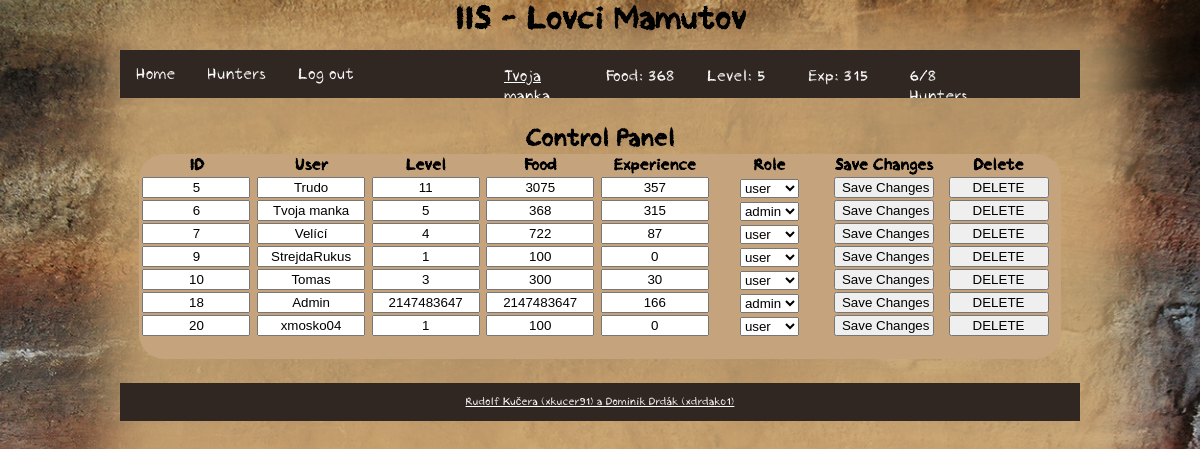
Before: /iis/admin/controlPanel (signed in) with the older database file.
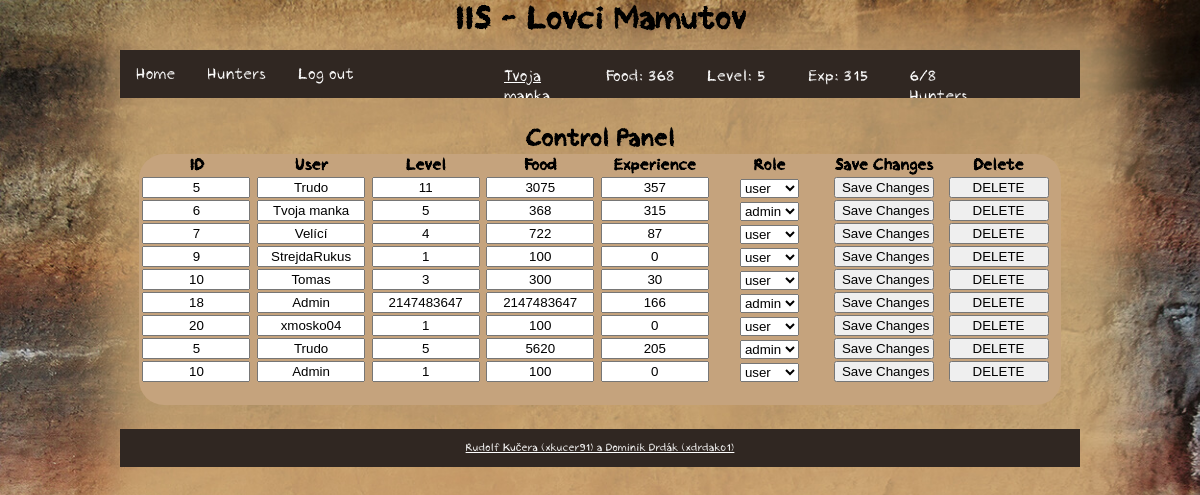
After: the same page with the newer database file.
### tables this page shows
CREATE TABLE `user` (
  `id` int(11) NOT NULL,
  `name` varchar(255) NOT NULL,
  `password` varchar(255) NOT NULL,
  `level` int(11) NOT NULL,
  `food` int(11) NOT NULL,
  `experience` int(11) NOT NULL,
  `role` varchar(10) NOT NULL
);

### index.php (called while the page is built, shortened)
<?php
require_once('functions.php');
$router = new RouterController();
$router->handle(array($_SERVER['REQUEST_URI']));
$router->writeView();

### functions.php (called while the page is built, shortened)
<?php
function isLoggedIn() {
	if (isset($_SESSION['user']))
		return true;
	else
		return false;
}
function url($url) {
	return Controller::$url . $url;
}

### model/Db.php (called while the page is built, shortened)
<?php
class Db {
    private static $connection;
    private static $settings = array(
		PDO::ATTR_ERRMODE => PDO::ERRMODE_EXCEPTION,
		PDO::MYSQL_ATTR_INIT_COMMAND => "SET NAMES utf8",
		PDO::ATTR_EMULATE_PREPARES => false,
	);
    public static function connect($host, $user, $password, $database) {
		if (!isset(self::$connection)) {
			self::$connection = @new PDO(
				"mysql:host=$host;dbname=$database",
				$user,
				$password,
				self::$settings
			);
		}
	}
    public static function queryOne($query, $parameters = array()) {
		$result = self::$connection->prepare($query);
		$result->execute($parameters);
		return $result->fetch();
	}
    public static function queryAll($query, $parameters = array()) {
		$result = self::$connection->prepare($query);
		$result->execute($parameters);
		return $result->fetchAll();
	}
	public static function query($query, $parameters = array()) {
		$result = self::$connection->prepare($query);
		$result->execute($parameters);
		return $result->rowCount();
	}
}

### model/user.php (called while the page is built, shortened)
<?php
class User {
	private $id;
	private $name;
	private $level;
	private $food;
	private $experience;
	public function __construct ($name) {
		$user = Db::queryOne('SELECT * FROM user WHERE name = ?',[$name]);
		if (empty($user)) {
			$this->name = $name;
			$this->level = 1;
			$this->food = 100;
			$this->experience = 0;
			$this->role = 'user';
		} else {
			$this->id = $user['id'];
			$this->name = $user['name'];
			$this->level = $user['level'];
			$this->food =  $user['food'];
			$this->experience =  $user['experience'];
		}
	}
	public function getId() {
		if (isset($this->id))
			return $this->id;
		else
			return $this->id = Db::querySingle('SELECT id FROM user WHERE name = ?', [$this->name]);
	}
	public function getLevel() {
		return $this->level;
	}
	public function getFood() {
		return $this->food;
	}
	public function getExp() {
		return $this->experience;
	}
	public function getMyHuntersCount() {
		return Db::query('SELECT * FROM hunter WHERE user = ? AND health > ?', [$this->id,0]);
	}
}

### controller/RouterController.php (called while the page is built, shortened)
<?php
class RouterController extends Controller
{
	protected $controller;
	private function dashToCamelCase($text)
	{
		$word = str_replace('-', ' ', $text);
		$word = ucwords($word);
		$word = str_replace(' ', '', $word);
		return $word;
	}
	private function parseURL($url)
	{
        $parsedURL = parse_url($url);
		$parsedURL["path"] = ltrim($parsedURL["path"], "/");
		$parsedURL["path"] = trim($parsedURL["path"]);
		$splitPath = explode("/", $parsedURL["path"]);
		return $splitPath;
	}
    public function handle($parameters)
    {
		$parsedURL = $this->parseURL($parameters[0]);
		$iis = array_shift($parsedURL);
		$controllerClass = $this->dashToCamelCase(array_shift($parsedURL)) . 'Controller';
		if (file_exists('controller/' . $controllerClass . '.php'))
			$this->controller = new $controllerClass;
		else
			$this->redirect('error');
        $this->controller->handle($parsedURL);
		if (isLoggedIn()) {
			$this->data['user'] = new User($_SESSION['user']);
		}
    }
}

### controller/AdminController.php (called while the page is built, shortened)
<?php
class AdminController extends Controller
{
	 public function handle($parameters)
	 {
		switch ($parameters[0]) {
			case "controlPanel";
				$this->controlPanel();
				break;
		}
	 }
	public function controlPanel() {
	 	if (isLoggedIn()) {
			$user = new User($_SESSION['user']);
	 	}
	 	$this->data['users'] = Db::queryAll('SELECT * FROM user');
	}
}

### view/controlPanel.phtml (the view, shortened to what the changed rows need)
<h1>Control Panel</h1>
<div id="users">
	<table >
		<tr>
			<th>ID</th>
			<th>User</th>
			<th>Level</th>
			<th>Food</th>
			<th>Experience</th>
			<th>Role</th>
			<th>Save Changes</th>
			<th>Delete</th>
		</tr>
		<?php foreach ($users as $user) : ?>
			<tr>
				<form method="POST">
					<td><input type="text" name="id" value="<?= $user['id']?>" readonly></td>
					<td><input type="text" name="name" value="<?= $user['name']?>" required></td>
					<td><input type="text" name="level" value="<?= $user['level']?>" required></td>
					<td><input type="text" name="food" value="<?= $user['food']?>" required></td>
					<td><input type="text" name="experience" value="<?= $user['experience']?>" required></td>
					<th>
						<select name="role">
							<?php if ($user['role'] == 'user') : ?>
							<option value="user" name="role" value="user" selected>user</option>
							<?php else : ?>
							<option value="admin" name="role" value="admin" selected>admin</option>
							<?php endif; ?>
						</select>
					</th>
					<th><input type="submit" value="Save Changes"></th>
				</form>
					<th>
						<form method="POST">
							<input type="submit" value="DELETE">
						</form>
					</th>
			</tr>
		<?php endforeach; ?>
	</table>
</div>

### view/template.phtml (shortened to what the changed rows need)
<!DOCTYPE html>
<html lang="cs-cz">
	<head>
		<link rel="stylesheet" href="<?= url('css/style.css') ?>" type="text/css"/>
		<link rel="stylesheet" href="<?= url('css/navigation.css') ?>" type="text/css"/>
		<link rel="stylesheet" href="<?= url('css/start.css') ?>" type="text/css"/>
		<link rel="stylesheet" href="<?= url('css/hunter.css') ?>" type="text/css"/>
		<link rel="stylesheet" href="<?= url('css/outpost.css') ?>" type="text/css"/>
		<link rel="stylesheet" href="<?= url('css/expedition.css') ?>" type="text/css"/>
		<link rel="stylesheet" href="<?= url('css/user.css') ?>" type="text/css"/>
		<link rel="stylesheet" href="<?= url('css/admin.css') ?>" type="text/css"/>
	</head>
	<body>
		<header>
			<div class="center">
				<h1>IIS - Lovci Mamutov</h1>
			</div>
		</header>
		<nav>
			<div class="center">
				<ul>
					<?php if (isLoggedIn()): ?>
						<li><a href="<?= url('hunter/overview') ?>">Hunters</a></li>
						<li><a href="<?= url('logout') ?>">Log out</a></li>
						<div id="stats">
							<p id="stats-name"><a href="<?= url('user/detail/'.$user->getId()) ?>"><?= $_SESSION['user'] ?></a></p>
							<p id="stats-food">Food: <?= $user->getFood()?></p>
							<p id="stats-lvl">Level: <?= $user->getLevel()?></p>
							<p id="stats-exp">Exp: <?= $user->getExp()?></p>
							<p id="stats-hunters"><?= $user->getMyHuntersCount() ?>/<?= $user->getLevel()+3?> Hunters</p>
						</div>
					<?php endif; ?>
				</ul>
			</div>
		</nav>
		<article>
			<div class="center">
				<?php $this->controller->writeView();  ?>
			</div>
		</article>
	</body>
</html>

Changed rows visible on the page:
added user: id "5", name "Trudo", level "5", food "5620", experience "205", role "admin"
added user: id "10", name "Admin", level "1", food "100", experience "0", role "user"
